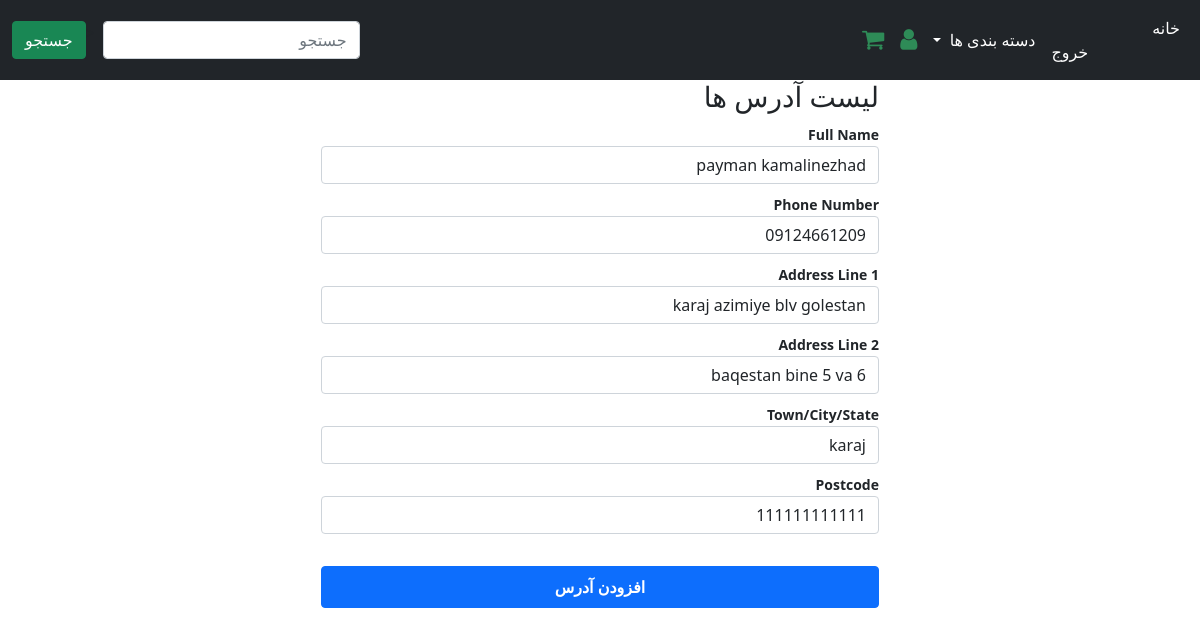
Page /account/addresses/edit/3d95d2a0904a4e1e9a5860a58a2e7a92/ (signed in) on the committed database.
### User/models.py (models this page shows, shortened)
class Address(models.Model):
    id = models.UUIDField(primary_key=True, default=uuid.uuid4, editable=False)
    customer = models.ForeignKey(UserBase, verbose_name=_("Customer"), on_delete=models.CASCADE)
    full_name = models.CharField(_("Full Name"), max_length=150)
    phone = models.CharField(_("Phone Number"), max_length=50)
    postcode = models.CharField(_("Postcode"), max_length=50)
    address_line = models.CharField(_("Address Line 1"), max_length=255)
    address_line2 = models.CharField(_("Address Line 2"), max_length=255)
    town_city = models.CharField(_("Town/City/State"), max_length=150)
    created_at = models.DateTimeField(_("Created at"), auto_now_add=True)
    updated_at = models.DateTimeField(_("Updated at"), auto_now=True)
    default = models.BooleanField(_("Default"), default=False)
    class Meta:
        verbose_name = "آدرس "
        verbose_name_plural = "آدرس ها"

### User/views.py (the view)
# urls.py: path("addresses/edit/<slug:id>/", views.edit_address, name="edit_address"),
@login_required
def edit_address(request, id):
    if request.method == "POST":
        address = Address.objects.get(pk=id, customer=request.user)
        address_form = UserAddressForm(instance=address, data=request.POST)
        if address_form.is_valid():
            address_form.save()
            return HttpResponseRedirect(reverse("account:addresses"))
    else:
        address = Address.objects.get(pk=id, customer=request.user)
        address_form = UserAddressForm(instance=address)
    return render(request, "edit_addresses.html", {"form": address_form})

### User/forms.py
class UserAddressForm(forms.ModelForm):
    class Meta:
        model = Address
        fields = ["full_name", "phone", "address_line", "address_line2", "town_city", "postcode"]
    def __init__(self, *args, **kwargs):
        super().__init__(*args, **kwargs)
        self.fields["full_name"].widget.attrs.update(
            {"class": "form-control mb-2 account-form", "placeholder": "نام و نام خانوادگی"}
        )
        self.fields["phone"].widget.attrs.update(
            {"class": "form-control mb-2 account-form", "placeholder": "شماره تلفن"})
        self.fields["address_line"].widget.attrs.update(
            {"class": "form-control mb-2 account-form", "placeholder": "آدرس"}
        )
        self.fields["address_line2"].widget.attrs.update(
            {"class": "form-control mb-2 account-form", "placeholder": "آدرس"}
        )
        self.fields["town_city"].widget.attrs.update(
            {"class": "form-control mb-2 account-form", "placeholder": "نام شهر"}
        )
        self.fields["postcode"].widget.attrs.update(
            {"class": "form-control mb-2 account-form", "placeholder": "کد پستی"}
        )

### Basket/models.py (called while the page is built)
def basket(request):
    return {'basket': Basket(request)}

    def __len__(self):
        return sum(item['qty'] for item in self.basket.values())

### Product/models.py (called while the page is built)
    def get_absolute_url(self):
        return reverse('store:category_list', args=[self.slug])

### Product/views.py (called while the page is built)
def categories(request):
    return {
        'categories': Categories.objects.all()
    }

### templates/edit_addresses.html (shortened to what this page needs)
{% extends "sub_base.html" %}
{% block sub_content %}
<div class="col-6 mx-auto">
  <h1 class="h3">لیست آدرس ها</h1>
  <form name="address_form" class="account-form" method="post" enctype="multipart/form-data">
    <label class="small fw-bold">{{ form.full_name.label}}</label>
    {{ form.full_name }}
    <label class="small fw-bold">{{ form.phone.label}}</label>
    {{ form.phone }}
    <label class="small fw-bold">{{ form.address_line.label}}</label>
    {{ form.address_line }}
    <label class="small fw-bold">{{ form.address_line2.label}}</label>
    {{ form.address_line2 }}
    <label class="small fw-bold">{{ form.town_city.label}}</label>
    {{ form.town_city }}
    <label class="small fw-bold">{{ form.postcode.label}}</label>
    {{ form.postcode }}
    <button class="btn btn-primary btn-block py-2 mb-4 mt-4 fw-bold w-100" type="button" value="Submit" onclick="submitForm()">
    افزودن آدرس
    </button>
  </form>
</div>
{% endblock %}

### rows in the picture
Address: full_name "payman kamalinezhad", phone "09124661209", address_line "karaj azimiye blv golestan", address_line2 "baqestan bine 5 va 6", town_city "karaj", postcode "111111111111"
